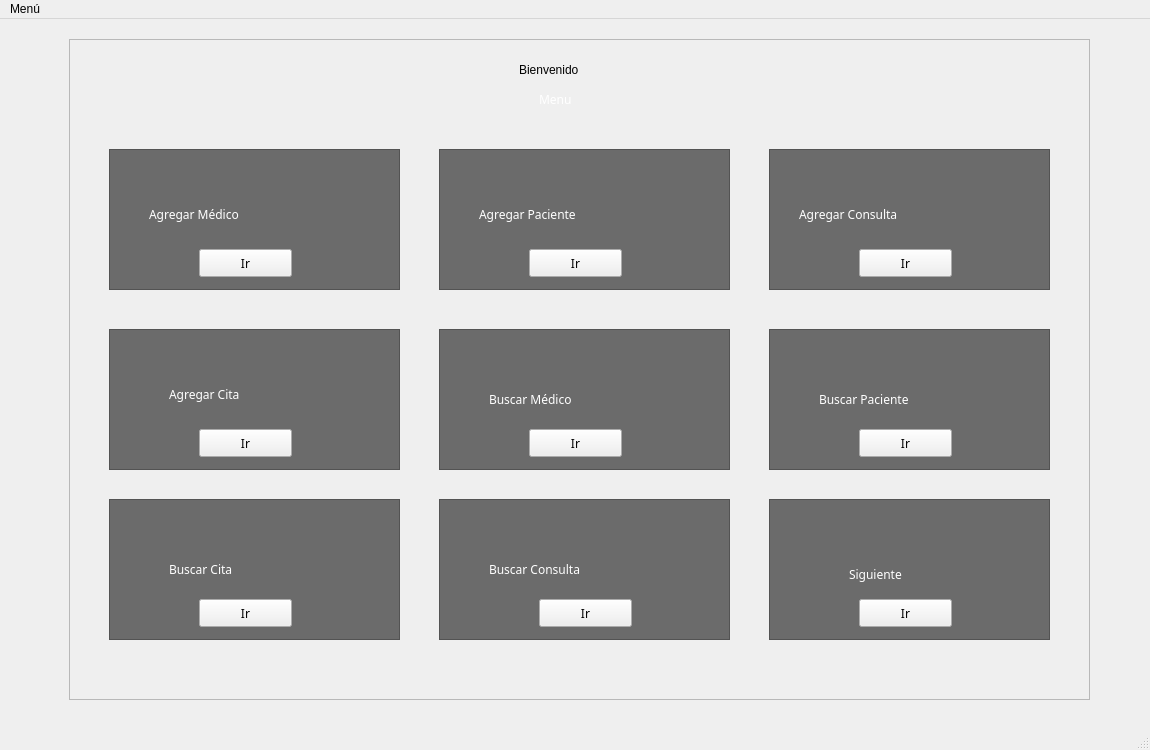
<?xml version="1.0" encoding="UTF-8"?>
<ui version="4.0">
 <class>Menu1</class>
 <widget class="QMainWindow" name="Menu1">
  <property name="geometry">
   <rect>
    <x>0</x>
    <y>0</y>
    <width>1150</width>
    <height>750</height>
   </rect>
  </property>
  <property name="minimumSize">
   <size>
    <width>1100</width>
    <height>700</height>
   </size>
  </property>
  <property name="maximumSize">
   <size>
    <width>1150</width>
    <height>750</height>
   </size>
  </property>
  <property name="windowTitle">
   <string>Menu 1</string>
  </property>
  <property name="styleSheet">
   <string notr="true"/>
  </property>
  <widget class="QWidget" name="centralwidget">
   <widget class="QFrame" name="frame">
    <property name="geometry">
     <rect>
      <x>69</x>
      <y>20</y>
      <width>1021</width>
      <height>661</height>
     </rect>
    </property>
    <property name="frameShape">
     <enum>QFrame::StyledPanel</enum>
    </property>
    <property name="frameShadow">
     <enum>QFrame::Raised</enum>
    </property>
    <widget class="QLabel" name="label_11">
     <property name="geometry">
      <rect>
       <x>470</x>
       <y>50</y>
       <width>71</width>
       <height>21</height>
      </rect>
     </property>
     <property name="font">
      <font>
       <family>century gothic</family>
      </font>
     </property>
     <property name="styleSheet">
      <string notr="true">color: rgb(255, 255, 255);</string>
     </property>
     <property name="text">
      <string>Menu</string>
     </property>
    </widget>
    <widget class="QLabel" name="label">
     <property name="geometry">
      <rect>
       <x>450</x>
       <y>20</y>
       <width>141</width>
       <height>21</height>
      </rect>
     </property>
     <property name="text">
      <string>Bienvenido</string>
     </property>
    </widget>
    <widget class="QFrame" name="frame_2">
     <property name="geometry">
      <rect>
       <x>40</x>
       <y>110</y>
       <width>291</width>
       <height>141</height>
      </rect>
     </property>
     <property name="styleSheet">
      <string notr="true">#frame_2{
background-color: rgb(107, 107, 107);
background:rgba(0/0/0/0.3);
}</string>
     </property>
     <property name="frameShape">
      <enum>QFrame::StyledPanel</enum>
     </property>
     <property name="frameShadow">
      <enum>QFrame::Raised</enum>
     </property>
     <widget class="QPushButton" name="addMedico">
      <property name="geometry">
       <rect>
        <x>90</x>
        <y>100</y>
        <width>93</width>
        <height>28</height>
       </rect>
      </property>
      <property name="font">
       <font>
        <family>century gothic</family>
       </font>
      </property>
      <property name="styleSheet">
       <string notr="true"/>
      </property>
      <property name="text">
       <string>Ir</string>
      </property>
     </widget>
     <widget class="QLabel" name="label_2">
      <property name="geometry">
       <rect>
        <x>40</x>
        <y>50</y>
        <width>201</width>
        <height>31</height>
       </rect>
      </property>
      <property name="font">
       <font>
        <family>century gothic</family>
       </font>
      </property>
      <property name="styleSheet">
       <string notr="true">color: rgb(255, 255, 255);</string>
      </property>
      <property name="text">
       <string>Agregar Médico</string>
      </property>
     </widget>
     <widget class="QLabel" name="label_13">
      <property name="geometry">
       <rect>
        <x>110</x>
        <y>10</y>
        <width>51</width>
        <height>41</height>
       </rect>
      </property>
      <property name="styleSheet">
       <string notr="true"/>
      </property>
      <property name="text">
       <string/>
      </property>
     </widget>
    </widget>
    <widget class="QFrame" name="frame_3">
     <property name="geometry">
      <rect>
       <x>370</x>
       <y>110</y>
       <width>291</width>
       <height>141</height>
      </rect>
     </property>
     <property name="styleSheet">
      <string notr="true">#frame_3{
background-color: rgb(107, 107, 107);
background:rgba(0/0/0/0.3);
}</string>
     </property>
     <property name="frameShape">
      <enum>QFrame::StyledPanel</enum>
     </property>
     <property name="frameShadow">
      <enum>QFrame::Raised</enum>
     </property>
     <widget class="QLabel" name="label_4">
      <property name="geometry">
       <rect>
        <x>40</x>
        <y>50</y>
        <width>211</width>
        <height>31</height>
       </rect>
      </property>
      <property name="font">
       <font>
        <family>century gothic</family>
       </font>
      </property>
      <property name="styleSheet">
       <string notr="true">color: rgb(255, 255, 255);</string>
      </property>
      <property name="text">
       <string>Agregar Paciente</string>
      </property>
     </widget>
     <widget class="QPushButton" name="addPaciente">
      <property name="geometry">
       <rect>
        <x>90</x>
        <y>100</y>
        <width>93</width>
        <height>28</height>
       </rect>
      </property>
      <property name="font">
       <font>
        <family>century gothic</family>
       </font>
      </property>
      <property name="styleSheet">
       <string notr="true"/>
      </property>
      <property name="text">
       <string>Ir</string>
      </property>
     </widget>
     <widget class="QLabel" name="label_12">
      <property name="geometry">
       <rect>
        <x>120</x>
        <y>10</y>
        <width>41</width>
        <height>41</height>
       </rect>
      </property>
      <property name="styleSheet">
       <string notr="true"/>
      </property>
      <property name="text">
       <string/>
      </property>
     </widget>
    </widget>
    <widget class="QFrame" name="frame_4">
     <property name="geometry">
      <rect>
       <x>700</x>
       <y>110</y>
       <width>281</width>
       <height>141</height>
      </rect>
     </property>
     <property name="styleSheet">
      <string notr="true">#frame_4{
background-color: rgb(107, 107, 107);
background:rgba(0/0/0/0.3);
}</string>
     </property>
     <property name="frameShape">
      <enum>QFrame::StyledPanel</enum>
     </property>
     <property name="frameShadow">
      <enum>QFrame::Raised</enum>
     </property>
     <widget class="QLabel" name="label_5">
      <property name="geometry">
       <rect>
        <x>30</x>
        <y>50</y>
        <width>211</width>
        <height>31</height>
       </rect>
      </property>
      <property name="font">
       <font>
        <family>century gothic</family>
       </font>
      </property>
      <property name="styleSheet">
       <string notr="true">color: rgb(255, 255, 255);</string>
      </property>
      <property name="text">
       <string>Agregar Consulta</string>
      </property>
     </widget>
     <widget class="QPushButton" name="addConsulta">
      <property name="geometry">
       <rect>
        <x>90</x>
        <y>100</y>
        <width>93</width>
        <height>28</height>
       </rect>
      </property>
      <property name="font">
       <font>
        <family>century gothic</family>
       </font>
      </property>
      <property name="styleSheet">
       <string notr="true"/>
      </property>
      <property name="text">
       <string>Ir</string>
      </property>
     </widget>
     <widget class="QLabel" name="label_14">
      <property name="geometry">
       <rect>
        <x>110</x>
        <y>10</y>
        <width>41</width>
        <height>41</height>
       </rect>
      </property>
      <property name="styleSheet">
       <string notr="true"/>
      </property>
      <property name="text">
       <string/>
      </property>
     </widget>
    </widget>
    <widget class="QFrame" name="frame_5">
     <property name="geometry">
      <rect>
       <x>40</x>
       <y>290</y>
       <width>291</width>
       <height>141</height>
      </rect>
     </property>
     <property name="styleSheet">
      <string notr="true">#frame_5{
background-color: rgb(107, 107, 107);
background:rgba(0/0/0/0.3);
}</string>
     </property>
     <property name="frameShape">
      <enum>QFrame::StyledPanel</enum>
     </property>
     <property name="frameShadow">
      <enum>QFrame::Raised</enum>
     </property>
     <widget class="QPushButton" name="addCita">
      <property name="geometry">
       <rect>
        <x>90</x>
        <y>100</y>
        <width>93</width>
        <height>28</height>
       </rect>
      </property>
      <property name="font">
       <font>
        <family>century gothic</family>
       </font>
      </property>
      <property name="styleSheet">
       <string notr="true"/>
      </property>
      <property name="text">
       <string>Ir</string>
      </property>
     </widget>
     <widget class="QLabel" name="label_6">
      <property name="geometry">
       <rect>
        <x>60</x>
        <y>50</y>
        <width>161</width>
        <height>31</height>
       </rect>
      </property>
      <property name="font">
       <font>
        <family>century gothic</family>
       </font>
      </property>
      <property name="toolTipDuration">
       <number>-1</number>
      </property>
      <property name="layoutDirection">
       <enum>Qt::LeftToRight</enum>
      </property>
      <property name="styleSheet">
       <string notr="true">color: rgb(255, 255, 255);</string>
      </property>
      <property name="text">
       <string>Agregar Cita</string>
      </property>
     </widget>
     <widget class="QLabel" name="label_15">
      <property name="geometry">
       <rect>
        <x>120</x>
        <y>10</y>
        <width>41</width>
        <height>41</height>
       </rect>
      </property>
      <property name="styleSheet">
       <string notr="true"/>
      </property>
      <property name="text">
       <string/>
      </property>
     </widget>
    </widget>
    <widget class="QFrame" name="frame_6">
     <property name="geometry">
      <rect>
       <x>370</x>
       <y>290</y>
       <width>291</width>
       <height>141</height>
      </rect>
     </property>
     <property name="styleSheet">
      <string notr="true">#frame_6{
background-color: rgb(107, 107, 107);
background:rgba(0/0/0/0.3);
}</string>
     </property>
     <property name="frameShape">
      <enum>QFrame::StyledPanel</enum>
     </property>
     <property name="frameShadow">
      <enum>QFrame::Raised</enum>
     </property>
     <widget class="QLabel" name="label_3">
      <property name="geometry">
       <rect>
        <x>50</x>
        <y>60</y>
        <width>181</width>
        <height>21</height>
       </rect>
      </property>
      <property name="font">
       <font>
        <family>century gothic</family>
       </font>
      </property>
      <property name="styleSheet">
       <string notr="true">color: rgb(255, 255, 255);</string>
      </property>
      <property name="text">
       <string>Buscar Médico</string>
      </property>
     </widget>
     <widget class="QPushButton" name="buscarMedico">
      <property name="geometry">
       <rect>
        <x>90</x>
        <y>100</y>
        <width>93</width>
        <height>28</height>
       </rect>
      </property>
      <property name="font">
       <font>
        <family>century gothic</family>
       </font>
      </property>
      <property name="styleSheet">
       <string notr="true"/>
      </property>
      <property name="text">
       <string>Ir</string>
      </property>
     </widget>
     <widget class="QLabel" name="label_16">
      <property name="geometry">
       <rect>
        <x>110</x>
        <y>10</y>
        <width>51</width>
        <height>41</height>
       </rect>
      </property>
      <property name="styleSheet">
       <string notr="true"/>
      </property>
      <property name="text">
       <string/>
      </property>
     </widget>
    </widget>
    <widget class="QFrame" name="frame_7">
     <property name="geometry">
      <rect>
       <x>700</x>
       <y>290</y>
       <width>281</width>
       <height>141</height>
      </rect>
     </property>
     <property name="styleSheet">
      <string notr="true">#frame_7{
background-color: rgb(107, 107, 107);
background:rgba(0/0/0/0.3);
}</string>
     </property>
     <property name="frameShape">
      <enum>QFrame::StyledPanel</enum>
     </property>
     <property name="frameShadow">
      <enum>QFrame::Raised</enum>
     </property>
     <widget class="QLabel" name="label_7">
      <property name="geometry">
       <rect>
        <x>50</x>
        <y>60</y>
        <width>191</width>
        <height>21</height>
       </rect>
      </property>
      <property name="font">
       <font>
        <family>century gothic</family>
       </font>
      </property>
      <property name="styleSheet">
       <string notr="true">color: rgb(255, 255, 255);</string>
      </property>
      <property name="text">
       <string>Buscar Paciente</string>
      </property>
     </widget>
     <widget class="QPushButton" name="buscarPaciente">
      <property name="geometry">
       <rect>
        <x>90</x>
        <y>100</y>
        <width>93</width>
        <height>28</height>
       </rect>
      </property>
      <property name="font">
       <font>
        <family>century gothic</family>
       </font>
      </property>
      <property name="styleSheet">
       <string notr="true"/>
      </property>
      <property name="text">
       <string>Ir</string>
      </property>
     </widget>
     <widget class="QLabel" name="label_17">
      <property name="geometry">
       <rect>
        <x>120</x>
        <y>10</y>
        <width>41</width>
        <height>41</height>
       </rect>
      </property>
      <property name="styleSheet">
       <string notr="true"/>
      </property>
      <property name="text">
       <string/>
      </property>
     </widget>
    </widget>
    <widget class="QFrame" name="frame_8">
     <property name="geometry">
      <rect>
       <x>40</x>
       <y>460</y>
       <width>291</width>
       <height>141</height>
      </rect>
     </property>
     <property name="styleSheet">
      <string notr="true">#frame_8{
background-color: rgb(107, 107, 107);
background:rgba(0/0/0/0.3);
}</string>
     </property>
     <property name="frameShape">
      <enum>QFrame::StyledPanel</enum>
     </property>
     <property name="frameShadow">
      <enum>QFrame::Raised</enum>
     </property>
     <widget class="QLabel" name="label_9">
      <property name="geometry">
       <rect>
        <x>60</x>
        <y>60</y>
        <width>151</width>
        <height>21</height>
       </rect>
      </property>
      <property name="font">
       <font>
        <family>century gothic</family>
       </font>
      </property>
      <property name="styleSheet">
       <string notr="true">color: rgb(255, 255, 255);</string>
      </property>
      <property name="text">
       <string>Buscar Cita</string>
      </property>
     </widget>
     <widget class="QPushButton" name="buscarCita">
      <property name="geometry">
       <rect>
        <x>90</x>
        <y>100</y>
        <width>93</width>
        <height>28</height>
       </rect>
      </property>
      <property name="font">
       <font>
        <family>century gothic</family>
       </font>
      </property>
      <property name="styleSheet">
       <string notr="true"/>
      </property>
      <property name="text">
       <string>Ir</string>
      </property>
     </widget>
     <widget class="QLabel" name="label_18">
      <property name="geometry">
       <rect>
        <x>120</x>
        <y>10</y>
        <width>41</width>
        <height>41</height>
       </rect>
      </property>
      <property name="styleSheet">
       <string notr="true"/>
      </property>
      <property name="text">
       <string/>
      </property>
     </widget>
    </widget>
    <widget class="QFrame" name="frame_9">
     <property name="geometry">
      <rect>
       <x>370</x>
       <y>460</y>
       <width>291</width>
       <height>141</height>
      </rect>
     </property>
     <property name="styleSheet">
      <string notr="true">#frame_9{
background-color: rgb(107, 107, 107);
background:rgba(0/0/0/0.3);
}</string>
     </property>
     <property name="frameShape">
      <enum>QFrame::StyledPanel</enum>
     </property>
     <property name="frameShadow">
      <enum>QFrame::Raised</enum>
     </property>
     <widget class="QLabel" name="label_8">
      <property name="geometry">
       <rect>
        <x>50</x>
        <y>60</y>
        <width>191</width>
        <height>21</height>
       </rect>
      </property>
      <property name="font">
       <font>
        <family>century gothic</family>
       </font>
      </property>
      <property name="styleSheet">
       <string notr="true">color: rgb(255, 255, 255);</string>
      </property>
      <property name="text">
       <string>Buscar Consulta</string>
      </property>
     </widget>
     <widget class="QPushButton" name="buscarConsulta">
      <property name="geometry">
       <rect>
        <x>100</x>
        <y>100</y>
        <width>93</width>
        <height>28</height>
       </rect>
      </property>
      <property name="font">
       <font>
        <family>century gothic</family>
       </font>
      </property>
      <property name="styleSheet">
       <string notr="true"/>
      </property>
      <property name="text">
       <string>Ir</string>
      </property>
     </widget>
     <widget class="QLabel" name="label_19">
      <property name="geometry">
       <rect>
        <x>120</x>
        <y>10</y>
        <width>41</width>
        <height>41</height>
       </rect>
      </property>
      <property name="styleSheet">
       <string notr="true"/>
      </property>
      <property name="text">
       <string/>
      </property>
     </widget>
    </widget>
    <widget class="QFrame" name="frame_10">
     <property name="geometry">
      <rect>
       <x>700</x>
       <y>460</y>
       <width>281</width>
       <height>141</height>
      </rect>
     </property>
     <property name="styleSheet">
      <string notr="true">#frame_10{
background-color: rgb(107, 107, 107);
background:rgba(0/0/0/0.3);
}</string>
     </property>
     <property name="frameShape">
      <enum>QFrame::StyledPanel</enum>
     </property>
     <property name="frameShadow">
      <enum>QFrame::Raised</enum>
     </property>
     <widget class="QLabel" name="label_10">
      <property name="geometry">
       <rect>
        <x>80</x>
        <y>60</y>
        <width>111</width>
        <height>31</height>
       </rect>
      </property>
      <property name="font">
       <font>
        <family>century gothic</family>
       </font>
      </property>
      <property name="toolTipDuration">
       <number>-1</number>
      </property>
      <property name="layoutDirection">
       <enum>Qt::LeftToRight</enum>
      </property>
      <property name="styleSheet">
       <string notr="true">color: rgb(255, 255, 255);</string>
      </property>
      <property name="text">
       <string>Siguiente</string>
      </property>
     </widget>
     <widget class="QPushButton" name="siguiente">
      <property name="geometry">
       <rect>
        <x>90</x>
        <y>100</y>
        <width>93</width>
        <height>28</height>
       </rect>
      </property>
      <property name="font">
       <font>
        <family>century gothic</family>
       </font>
      </property>
      <property name="styleSheet">
       <string notr="true"/>
      </property>
      <property name="text">
       <string>Ir</string>
      </property>
     </widget>
     <widget class="QLabel" name="label_20">
      <property name="geometry">
       <rect>
        <x>120</x>
        <y>10</y>
        <width>41</width>
        <height>41</height>
       </rect>
      </property>
      <property name="styleSheet">
       <string notr="true"/>
      </property>
      <property name="text">
       <string/>
      </property>
     </widget>
    </widget>
   </widget>
  </widget>
  <widget class="QMenuBar" name="menubar">
   <property name="geometry">
    <rect>
     <x>0</x>
     <y>0</y>
     <width>1150</width>
     <height>21</height>
    </rect>
   </property>
   <widget class="QMenu" name="menuMenu">
    <property name="title">
     <string>Menú</string>
    </property>
    <addaction name="actionCerrar_Sesion"/>
   </widget>
   <addaction name="menuMenu"/>
  </widget>
  <widget class="QStatusBar" name="statusbar"/>
  <action name="actionCerrar_Sesion">
   <property name="text">
    <string>Cerrar Sesion</string>
   </property>
  </action>
 </widget>
 <resources>
  <include location="../Imagenes/Imagen.qrc"/>
 </resources>
 <connections/>
</ui>
